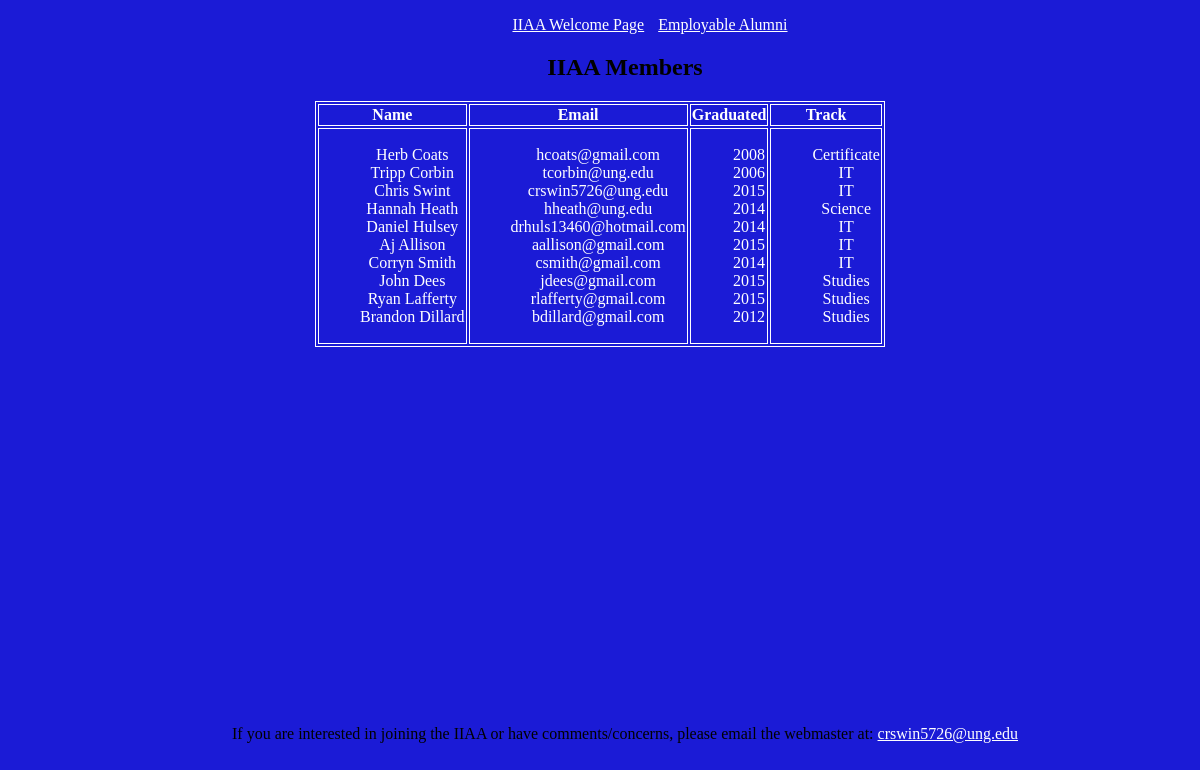
The page /alumni on the database as committed earlier.
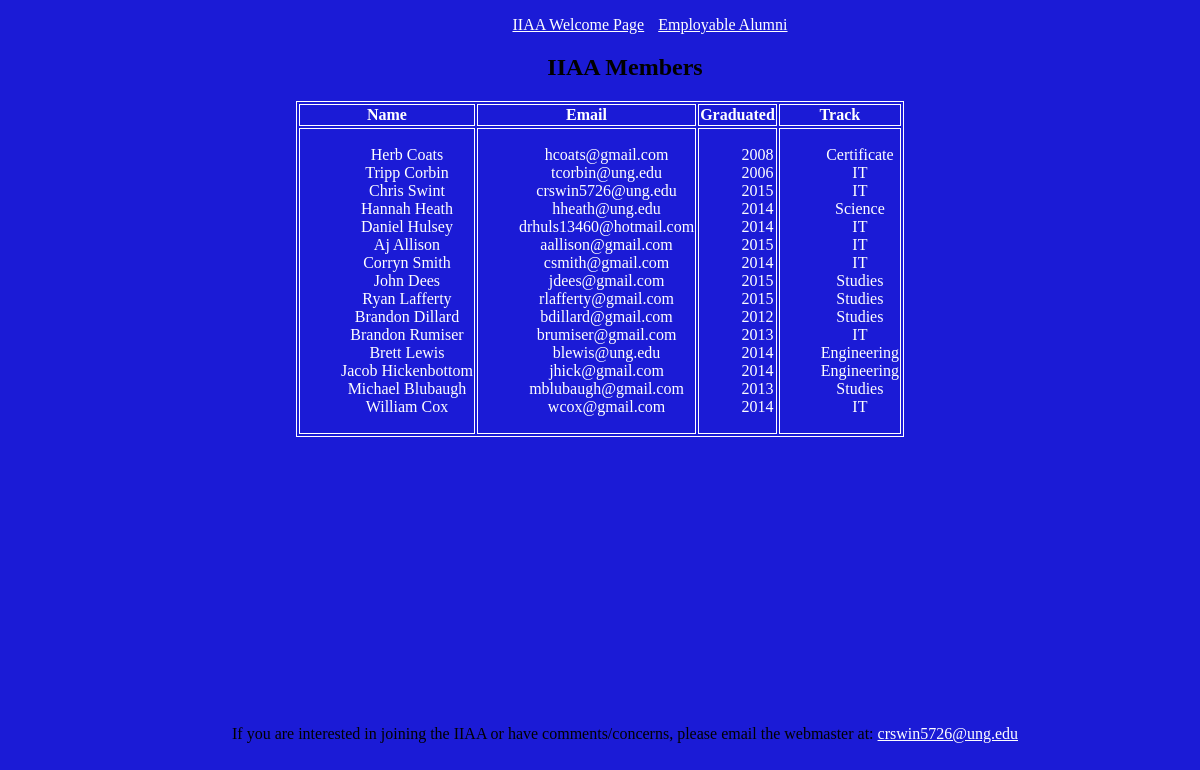
The same page on the database as committed later.
### managealumni/models.py (models this page shows, shortened)
class Alumni(models.Model):
    name = models.CharField(max_length=30)
    email = models.CharField(max_length=30)
    age = models.IntegerField()
    year = models.IntegerField()
    track = models.CharField(max_length=30)
    lfw = models.BooleanField(default=False)
    lat = models.BigIntegerField()
    long = models.BigIntegerField()

### managealumni/views.py (the view)
# urls.py: url(r'^alumni$', AlumniList.as_view(), name='alumnilist'),
class AlumniList(generic.ListView):
    model = Alumni

### managealumni/templates/managealumni/alumni_list.html (shortened to what this page needs)
<!DOCTYPE html>
<html>
<head>
</head>
<body>
<div>
    <ul>
    <li style="display:inline; margin:10px;"><a href="http://127.0.0.1:8000/welcome">IIAA Welcome Page</a></li>
    <li style="display:inline;"><a href="http://127.0.0.1:8000/lfw">Employable Alumni</a></li>
    </ul>
</div>
<div>
<h2>IIAA Members</h2>
<table align="center">
    <tr>
        <th>Name</th>
        <th>Email</th>
        <th>Graduated</th>
        <th>Track</th>
    </tr>
    <tr>
        <td>
        <ul style="list-style: none;">
        {% for alumn in object_list %}
            <li>{{ alumn.name }}
            </li>
        {% endfor %}
        </ul>
        </td>
        <td>
        <ul style="list-style: none;">
        {% for alumn in object_list %}
            <li>{{ alumn.email }}
            </li>
        {% endfor %}
        </ul>
        </td>
        <td>
        <ul style="list-style: none;">
        {% for alumn in object_list %}
            <li>{{ alumn.year }}
            </li>
        {% endfor %}
        </ul>
        </td>
        <td>
        <ul style="list-style: none;">
        {% for alumn in object_list %}
            <li>{{ alumn.track }}
            </li>
        {% endfor %}
        </ul>
        </td>
    </tr>
</table>
</div>
<footer>
    If you are interested in joining the IIAA or have comments/concerns, please email the webmaster at:
    <a href="mailto:crswin5726@ung.edu?Subject=IIAA%20website" target="_top">crswin5726@ung.edu</a>
</footer>
</body>
</html>

### managealumni/templates/managealumni/alumni_list.html (style rules this page uses)
body { background-color: #1B1BD6; text-align: center; text-indent: 50px; }
table,th,td { border:1px solid white; color:white; }
footer { position: absolute; left: 0; bottom: 0; height: 75px; width: 100%; }
a { color:white; }

Rows that differ between the two databases and show on the page:
added Alumni: name "Brandon Rumiser", email "brumiser@gmail.com", year "2013", track "IT"
added Alumni: name "Brett Lewis", email "blewis@ung.edu", year "2014", track "Engineering"
added Alumni: name "Jacob Hickenbottom", email "jhick@gmail.com", year "2014", track "Engineering"
added Alumni: name "Michael Blubaugh", email "mblubaugh@gmail.com", year "2013", track "Studies"
added Alumni: name "William Cox", email "wcox@gmail.com", year "2014", track "IT"
